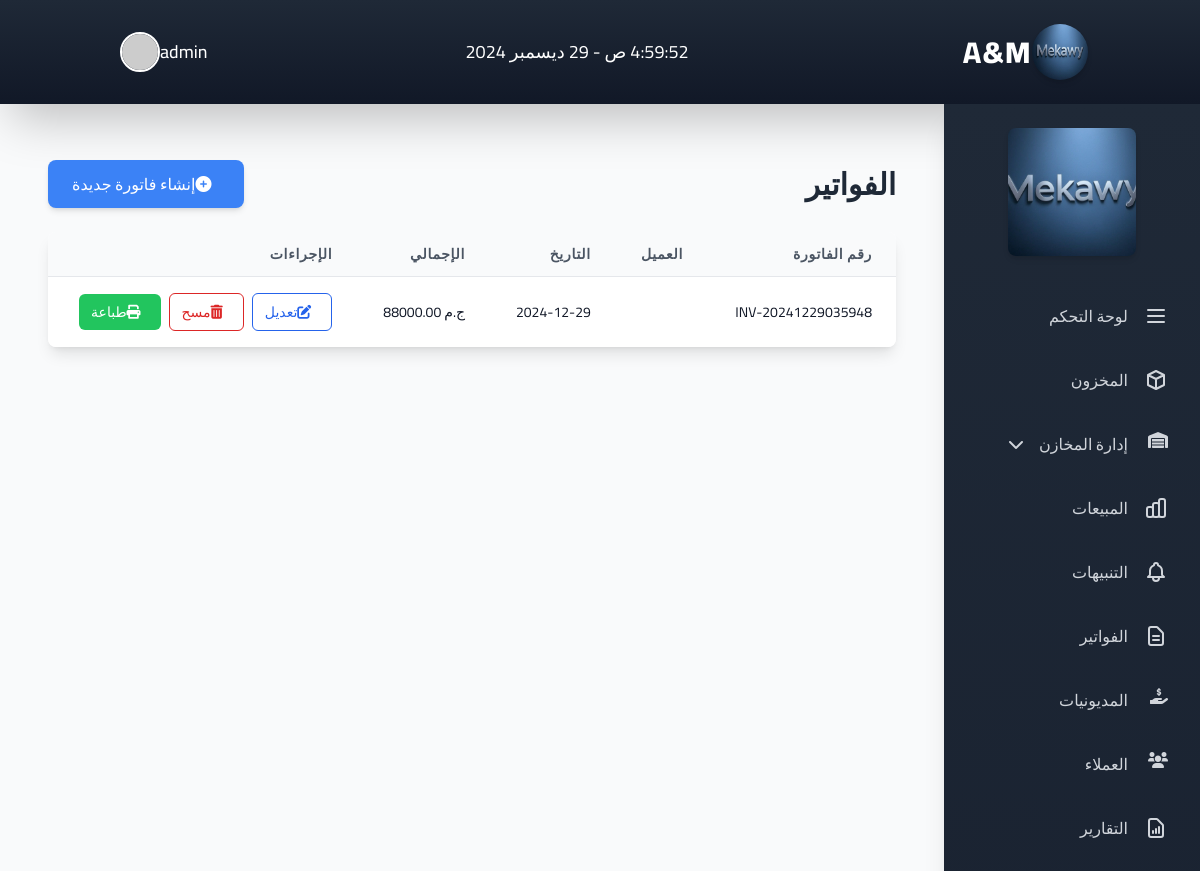
/invoices (signed in), run on the app's committed database.
### app.py (models this page shows)
class Settings(db.Model):
    id = db.Column(db.Integer, primary_key=True)
    brand_name = db.Column(db.String(100), default='My Store')
    logo_url = db.Column(db.String(200))
    sidebar_image_url = db.Column(db.String(200))
    owner_email = db.Column(db.String(120))
    theme_color = db.Column(db.String(20), default='#007bff')
    about_title = db.Column(db.String(200))
    about_text = db.Column(db.Text)
    contact_phone = db.Column(db.String(50))
    contact_email = db.Column(db.String(120))
    show_dashboard = db.Column(db.Boolean, default=True)
    show_inventory = db.Column(db.Boolean, default=True)
    show_warehouses = db.Column(db.Boolean, default=True)
    show_sales = db.Column(db.Boolean, default=True)
    show_alerts = db.Column(db.Boolean, default=True)
    show_invoices = db.Column(db.Boolean, default=True)
    show_reports = db.Column(db.Boolean, default=True)
    show_debtors = db.Column(db.Boolean, default=True)
    show_clients = db.Column(db.Boolean, default=True)
    show_settings = db.Column(db.Boolean, default=True)
    sidebar_order = db.Column(db.String(500), default='dashboard,inventory,warehouses,sales,alerts,invoices,reports,debtors,clients')

class User(UserMixin, db.Model):
    id = db.Column(db.Integer, primary_key=True)
    username = db.Column(db.String(80), unique=True, nullable=False)
    password = db.Column(db.String(120), nullable=False)
    is_admin = db.Column(db.Boolean, default=False)
    role = db.Column(db.String(20), default='staff')  # 'owner', 'hr', 'staff'

class Invoice(db.Model):
    id = db.Column(db.Integer, primary_key=True)
    invoice_number = db.Column(db.String(50), unique=True)
    client_id = db.Column(db.Integer, db.ForeignKey('client.id'))
    date = db.Column(db.DateTime, default=datetime.utcnow)
    total_amount = db.Column(db.Float, default=0.0)
    paid_amount = db.Column(db.Float, default=0.0)
    remaining_amount = db.Column(db.Float, default=0.0)
    payments = db.relationship('Payment', backref='invoice', lazy=True)
    payment_method = db.Column(db.String(20))  # cash, visa, wallet
    payment_status = db.Column(db.String(20))  # paid, partial, pending
    status = db.Column(db.String(20), default='pending')  # pending, paid, cancelled
    items = db.relationship('InvoiceItem', backref='invoice', lazy=True)

### app.py (the view)
@app.route('/invoices')
@login_required
def list_invoices():
    invoices = Invoice.query.order_by(Invoice.date.desc()).all()
    return render_template('invoices/list.html', invoices=invoices)

### app.py (called while the page is built)
@app.context_processor
def inject_settings():
    settings = Settings.query.first()
    if not settings:
        settings = Settings()
        db.session.add(settings)
        db.session.commit()
    return dict(settings=settings)

@login_manager.user_loader
def load_user(user_id):
    return User.query.get(int(user_id))

### templates/invoices/list.html
{% extends 'base.html' %}
{% block content %}
<div class="container mx-auto px-4 py-6">
    <div class="flex flex-col md:flex-row justify-between items-center mb-6 gap-4">
        <h1 class="text-2xl md:text-3xl font-bold text-gray-800">الفواتير</h1>
        <a href="{{ url_for('new_invoice') }}" class="w-full md:w-auto bg-blue-500 text-white px-6 py-3 rounded-lg hover:bg-blue-600 transition-colors duration-200 text-center shadow-md">
            <i class="fas fa-plus-circle mr-2"></i>إنشاء فاتورة جديدة
        </a>
    </div>
    <div class="bg-white rounded-lg shadow-lg overflow-x-auto">
        <table class="min-w-full divide-y divide-gray-200">
            <thead class="bg-gray-50">
                <tr>
                    <th class="px-4 md:px-6 py-3 text-right text-xs md:text-sm font-semibold text-gray-600 uppercase tracking-wider">رقم الفاتورة</th>
                    <th class="px-4 md:px-6 py-3 text-right text-xs md:text-sm font-semibold text-gray-600 uppercase tracking-wider">العميل</th>
                    <th class="px-4 md:px-6 py-3 text-right text-xs md:text-sm font-semibold text-gray-600 uppercase tracking-wider">التاريخ</th>
                    <th class="px-4 md:px-6 py-3 text-right text-xs md:text-sm font-semibold text-gray-600 uppercase tracking-wider">الإجمالي</th>
                    <th class="px-4 md:px-6 py-3 text-right text-xs md:text-sm font-semibold text-gray-600 uppercase tracking-wider">الإجراءات</th>
                </tr>
            </thead>
            <tbody class="bg-white divide-y divide-gray-200">
                {% for invoice in invoices %}
                <tr class="hover:bg-gray-50 transition-colors duration-150">
                    <td class="px-4 md:px-6 py-4 whitespace-nowrap text-sm text-gray-900">{{ invoice.invoice_number }}</td>
                    <td class="px-4 md:px-6 py-4 whitespace-nowrap text-sm text-gray-900">{{ invoice.customer_name }}</td>
                    <td class="px-4 md:px-6 py-4 whitespace-nowrap text-sm text-gray-900">{{ invoice.date.strftime('%Y-%m-%d') }}</td>
                    <td class="px-4 md:px-6 py-4 whitespace-nowrap text-sm text-gray-900">ج.م {{ "%.2f"|format(invoice.total_amount) }}</td>
                    <td class="px-4 md:px-6 py-4 whitespace-nowrap text-sm space-x-3 space-x-reverse">
                        <div class="flex flex-col md:flex-row gap-2 items-center">
                            <a href="{{ url_for('edit_invoice', invoice_id=invoice.id) }}"
                               class="inline-flex items-center px-3 py-2 border border-blue-600 text-blue-600 rounded-md hover:bg-blue-50 transition-colors duration-200">
                                <i class="fas fa-edit mr-2"></i>تعديل
                            </a>
                            <form action="{{ url_for('delete_invoice', invoice_id=invoice.id) }}" method="POST" class="inline-block">
                                <button type="submit"
                                        class="inline-flex items-center px-3 py-2 border border-red-600 text-red-600 rounded-md hover:bg-red-50 transition-colors duration-200"
                                        onclick="return confirm('هل أنت متأكد من حذف هذه الفاتورة؟')">
                                    <i class="fas fa-trash-alt mr-2"></i>مسح
                                </button>
                            </form>
                            <a href="{{ url_for('print_invoice', invoice_id=invoice.id) }}"
                               class="inline-flex items-center px-3 py-2 bg-green-500 text-white rounded-md hover:bg-green-600 transition-colors duration-200">
                                <i class="fas fa-print mr-2"></i>طباعة
                            </a>
                        </div>
                    </td>
                </tr>
                {% endfor %}
            </tbody>
        </table>
    </div>
</div>
{% endblock %}

### templates/components/header.html (shortened to what this page needs)
<header class="bg-gradient-to-b from-gray-800 to-gray-900 shadow-2xl">
    <div class="container mx-auto px-6">
        <div class="flex justify-between items-center py-6">
            <div class="flex items-center space-x-4">
                {% if settings.logo_url %}
                    <img src="{{ url_for('static', filename=settings.logo_url.replace('/static/', '')) }}" alt="شعار متجر الجينز" class="h-14 w-14 rounded-full shadow-md transform hover:scale-110 transition-transform duration-300">
                {% else %}
                    <img src="{{ url_for('static', filename='img/default-logo.png') }}" alt="شعار متجر الجينز" class="h-14 w-14 rounded-full shadow-md transform hover:scale-110 transition-transform duration-300">
                {% endif %}
                <h1 class="text-3xl font-extrabold text-white tracking-wider hover:text-blue-200 transition-colors duration-300">A&M</h1>
            </div>
            <span class="text-white text-lg" id="currentTime"></span>
            <div class="flex items-center space-x-6">
                <div class="relative group">
                    <button class="flex items-center space-x-2 text-white hover:text-blue-200 transition-colors duration-300">
                        <span class="text-lg font-medium">{{ current_user.username }}</span>
                        <img src="https://i.pravatar.cc/150?img=12" alt="Profile" class="h-10 w-10 rounded-full border-2 border-white">
                    </button>
                </div>
            </div>
        </div>
    </div>
</header>

### templates/components/sidebar.html (shortened to what this page needs)
<aside class="bg-gradient-to-b from-gray-800 to-gray-900 text-white w-full md:w-64 min-h-screen px-4 py-6 shadow-xl">
    <div class="mb-8 transition-transform hover:scale-105">
        {% if settings.logo_url %}
            <img src="{{ url_for('static', filename=settings.logo_url.replace('/static/', '')) }}" alt="شعار متجر الجينز" class="mx-auto rounded-lg shadow-md w-32 h-32 object-cover">
        {% else %}
            <img src="{{ url_for('static', filename='img/default-logo.png') }}" alt="شعار متجر الجينز" class="mx-auto rounded-lg shadow-md w-32 h-32 object-cover">
        {% endif %}
    </div>
    <nav>
        <ul class="space-y-2">
            {% set order = settings.sidebar_order.split(',') %}
            {% for item in order %}
                {% if item == 'dashboard' and settings.show_dashboard %}
                    <li>
                        <a href="/dashboard" class="flex items-center justify-start gap-4 p-4 hover:bg-gray-700/60 rounded-xl transition-all duration-300 ease-in-out hover:shadow-lg group">
                            <svg class="w-6 h-6 text-gray-300 group-hover:text-white transition-colors" fill="none" stroke="currentColor" viewBox="0 0 24 24">
                                <path stroke-linecap="round" stroke-linejoin="round" stroke-width="2" d="M4 6h16M4 12h16M4 18h16"></path>
                            </svg>
                            <span class="text-base font-medium text-gray-300 group-hover:text-white transition-colors">لوحة التحكم</span>
                        </a>
                    </li>
                {% endif %}
                {% if item == 'inventory' and settings.show_inventory %}
                    <li>
                        <a href="/inventory" class="flex items-center justify-start gap-4 p-4 hover:bg-gray-700/60 rounded-xl transition-all duration-300 ease-in-out hover:shadow-lg group">
                            <svg class="w-6 h-6 text-gray-300 group-hover:text-white transition-colors" fill="none" stroke="currentColor" viewBox="0 0 24 24">
                                <path stroke-linecap="round" stroke-linejoin="round" stroke-width="2" d="M20 7l-8-4-8 4m16 0l-8 4m8-4v10l-8 4m0-10L4 7m8 4v10M4 7v10l8 4"></path>
                            </svg>
                            <span class="text-base font-medium text-gray-300 group-hover:text-white transition-colors">المخزون</span>
                        </a>
                    </li>
                {% endif %}
                {% if item == 'warehouses' and settings.show_warehouses %}
                    <li class="sidebar-item">
                        <a href="#" class="flex items-center justify-start gap-4 p-4 hover:bg-gray-700/60 rounded-xl transition-all duration-300 ease-in-out hover:shadow-lg group" onclick="toggleSubmenu('warehouseSubmenu')">
                            <i class="fas fa-warehouse text-gray-300 group-hover:text-white transition-colors w-6 h-6"></i>
                            <span class="text-base font-medium text-gray-300 group-hover:text-white transition-colors">إدارة المخازن</span>
                            <i class="fas fa-chevron-down text-gray-300 group-hover:text-white transition-colors ml-auto"></i>
                        </a>
                    </li>
                {% endif %}
                {% if item == 'sales' and settings.show_sales %}
                    <li>
                        <a href="/sales" class="flex items-center justify-start gap-4 p-4 hover:bg-gray-700/60 rounded-xl transition-all duration-300 ease-in-out hover:shadow-lg group">
                            <span class="text-base font-medium text-gray-300 group-hover:text-white transition-colors">المبيعات</span>
                        </a>
                    </li>
                {% endif %}
                {% if item == 'alerts' and settings.show_alerts %}
                    <li>
                        <a href="/alerts" class="flex items-center justify-start gap-4 p-4 hover:bg-gray-700/60 rounded-xl transition-all duration-300 ease-in-out hover:shadow-lg group">
                            <span class="text-base font-medium text-gray-300 group-hover:text-white transition-colors">التنبيهات</span>
                        </a>
                    </li>
                {% endif %}
                {% if item == 'invoices' and settings.show_invoices %}
                    <li>
                        <a href="{{ url_for('list_invoices') }}" class="flex items-center justify-start gap-4 p-4 hover:bg-gray-700/60 rounded-xl transition-all duration-300 ease-in-out hover:shadow-lg group">
                            <span class="text-base font-medium text-gray-300 group-hover:text-white transition-colors">الفواتير</span>
                        </a>
                    </li>
                {% endif %}
                {% if item == 'reports' and settings.show_reports %}
                    <li>
                        <a href="/reports" class="flex items-center justify-start gap-4 p-4 hover:bg-gray-700/60 rounded-xl transition-all duration-300 ease-in-out hover:shadow-lg group">
                            <span class="text-base font-medium text-gray-300 group-hover:text-white transition-colors">التقارير</span>
                        </a>
                    </li>
                {% endif %}
                {% if item == 'debtors' and settings.show_debtors %}
                    <li class="sidebar-item">
                        <a href="{{ url_for('debtors') }}" class="flex items-center justify-start gap-4 p-4 hover:bg-gray-700/60 rounded-xl transition-all duration-300 ease-in-out hover:shadow-lg group">
                            <i class="fas fa-hand-holding-usd text-gray-300 group-hover:text-white transition-colors w-6 h-6"></i>
                            <span class="text-base font-medium text-gray-300 group-hover:text-white transition-colors">المديونيات</span>
                        </a>
                    </li>
                {% endif %}
                {% if item == 'clients' and settings.show_clients %}
                    <li class="sidebar-item">
                        <a href="{{ url_for('list_clients') }}" class="flex items-center justify-start gap-4 p-4 hover:bg-gray-700/60 rounded-xl transition-all duration-300 ease-in-out hover:shadow-lg group">
                            <i class="fas fa-users text-gray-300 group-hover:text-white transition-colors w-6 h-6"></i>
                            <span class="text-base font-medium text-gray-300 group-hover:text-white transition-colors">العملاء</span>
                        </a>
                    </li>
                {% endif %}
            {% endfor %}
        </ul>
    </nav>
</aside>

### templates/base.html (style rules this page uses)
body { font-size: 16px; touch-action: manipulation; }

### data on the page
Settings: logo_url (picture), show_dashboard True (drawn), show_inventory True (drawn), show_warehouses True (drawn), show_sales True (drawn), show_alerts True (drawn), show_invoices True (drawn), show_debtors True (drawn), show_clients True (drawn), show_reports True (drawn)
User: username "admin"
Invoice: invoice_number "INV-20241229035948", date "2024-12-29", total_amount "88000.00"
